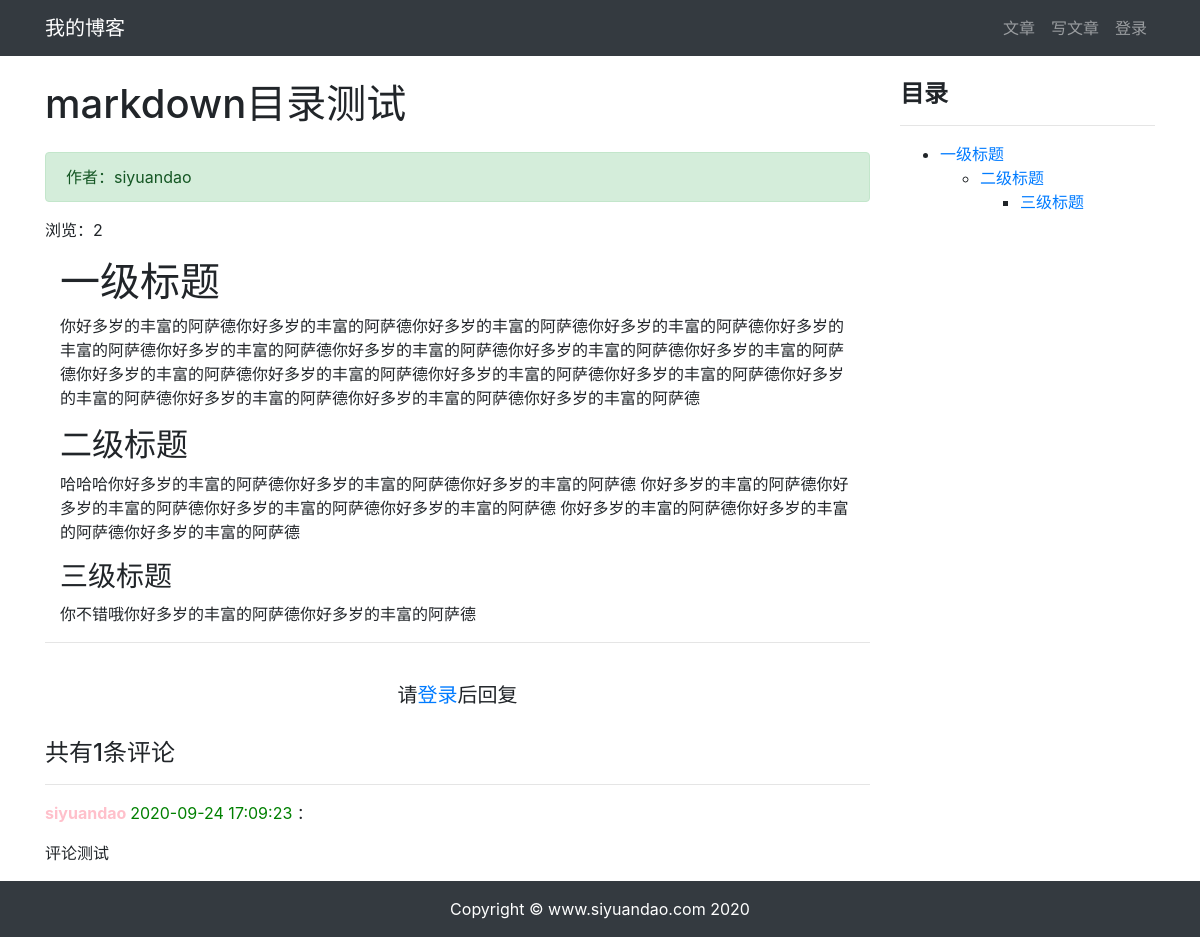
Page /article/article-detail/13/ on the committed database.
### article/models.py (models this page shows, shortened)
class ArticlePost(models.Model):
    total_views = models.PositiveIntegerField(default=0)
    author = models.ForeignKey(User, on_delete=models.CASCADE)
    title = models.CharField(max_length=100)
    body = models.TextField()
    created = models.DateTimeField(default=timezone.now)
    updated = models.DateTimeField(auto_now=True)
    class Meta:
        ordering = ('-created',)

### comment/models.py (models this page shows, shortened)
class Comment(models.Model):
    article = models.ForeignKey(
        ArticlePost,
        on_delete=models.CASCADE,
        related_name='comments'
    )
    user = models.ForeignKey(
        User,
        on_delete=models.CASCADE,
        related_name='comments'
    )
    body = models.TextField()
    created = models.DateTimeField(auto_now_add=True)
    class Meta:
        ordering = ('created',)

### article/views.py (the view)
# urls.py: path("article-detail/<int:article_id>/", views.article_detail, name="article_detail"),
def article_detail(request, article_id):
    article = ArticlePost.objects.get(id=article_id)
    comments = Comment.objects.filter(article=article_id)
    if request.user != article.author:
        article.total_views += 1
        article.save(update_fields=['total_views'])
    md = markdown.Markdown(extensions=[
        "markdown.extensions.extra",
        "markdown.extensions.codehilite",
        "markdown.extensions.toc", ])
    article.body = md.convert(article.body)
    context = {'article': article, 'toc': md.toc, "comments": comments}
    return render(request, "article/detail.html", context)

### templates/article/detail.html (shortened to what this page needs)
{% extends "base.html" %}
{% load static %}
{% block content %}
<div class="container">
    <div class="row">
        <div class="col-9">
            <h1 class="mt-4 mb-4">{{ article.title }}</h1>
            <div class="col-12 alert alert-success">
            作者：{{ article.author }}
            </div>
            浏览：{{ article.total_views }}
            <div class="col-12">
                <p>{{ article.body|safe }}</p>
            </div>
            <hr>
            {% if user.is_authenticated %}
                <div>
                    <form action="{% url 'comment:post_comment' article.id %}" method="POST">
                    {% csrf_token %}
                        <div class="form-group">
                            <label for="body">
                                <strong>
                                    我也要发言：
                                </strong>
                            </label>
                            <textarea type="text" class="form-control" id="body" name="body" rows="2">
                            </textarea>
                        </div>
                        <button type="submit" class="btn btn-primary ">发送</button>
                    </form>
                </div>
                <br>
            {% else %}
                <br>
                <h5 class="row justify-content-center">
                    请<a href="{% url 'userprofile:login' %}">登录</a>后回复
                </h5>
                <br>
            {% endif %}
            <h4>共有{{ comments.count }}条评论</h4>
            <div>
                {% for comment in comments %}
                    <hr>
                    <p>
                        <strong style="color: pink">
                            {{ comment.user }}
                        </strong>
                        <span style="color: green">
                            {{ comment.created|date:"Y-m-d H:i:s" }}
                        </span> ：
                    </p>
                    <div style="font-family: inherit; font-size: 1em;">
                    {{ comment.body }}
                    </div>
                {% endfor %}
            </div>
        </div>
        <div class="col-3 mt-4">
            <h4><strong>目录</strong></h4>
            <hr>
            <div>
                {{ toc|safe }}
            </div>
        </div>
    </div>
</div>
{% endblock content %}

### rows in the picture
ArticlePost: title "markdown目录测试", author "siyuandao", total_views "2", body "一级标题 你好多岁的丰富的阿萨德你好多岁的丰富的阿萨德你好多岁的丰富的阿萨德你好多岁的丰富的阿萨德你好多岁的丰富的阿萨德你好多岁的丰富的阿萨德你好多岁的丰富的阿萨德你好多岁的丰富的阿萨德你好多岁的丰富的阿萨德你好多岁的丰富的阿萨德你好多岁的丰富的阿萨德你好多岁的丰富的阿萨德你好多岁的丰富的阿萨德你好多岁的丰富的阿萨德你好多岁的丰富的阿萨德你好多岁的丰富的阿萨德你好多岁的丰富的阿萨德 二级标题 哈哈哈你好多岁的丰富的阿萨德你好多岁的丰富的阿萨德你好多岁的丰富的阿萨德 你好多岁的丰富的阿萨德你好多岁的丰富的阿萨德你好多岁的丰富的阿萨德你好多岁的丰富的阿萨德 你好多岁的丰富的阿萨德你好多岁的丰富的阿萨德你好多岁的丰富的阿萨德 三级标题 你不错哦你好多岁的丰富的阿萨德你好多岁的丰富的阿萨德"
Comment: user "siyuandao", created "2020-09-24 17:09:23", body "评论测试"

### other values in the picture
{{ comments.count }} "1"
{{ toc|safe }} "一级标题 二级标题 三级标题"
